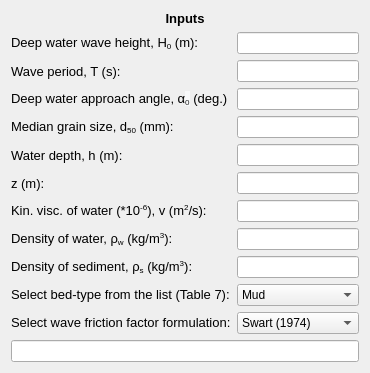
           <widget class="QWidget" name="formLayoutWidget_14">
            <property name="geometry">
             <rect>
              <x>20</x>
              <y>30</y>
              <width>351</width>
              <height>326</height>
             </rect>
            </property>
            <layout class="QFormLayout" name="formLayout_16">
             <item row="0" column="0" colspan="2">
              <widget class="QLabel" name="inputs_lbl_3">
               <property name="font">
                <font>
                 <family>MS Shell Dlg 2</family>
                 <pointsize>10</pointsize>
                 <weight>75</weight>
                 <bold>true</bold>
                </font>
               </property>
               <property name="text">
                <string>&lt;html&gt;&lt;head/&gt;&lt;body&gt;&lt;p align=&quot;center&quot;&gt;Inputs&lt;/p&gt;&lt;/body&gt;&lt;/html&gt;</string>
               </property>
              </widget>
             </item>
             <item row="1" column="0">
              <widget class="QLabel" name="H0_lbl">
               <property name="font">
                <font>
                 <family>MS Shell Dlg 2</family>
                 <pointsize>10</pointsize>
                </font>
               </property>
               <property name="text">
                <string>&lt;html&gt;&lt;head/&gt;&lt;body&gt;&lt;p&gt;Deep water wave height, H&lt;span style=&quot; vertical-align:sub;&quot;&gt;0&lt;/span&gt; (m):&lt;/p&gt;&lt;/body&gt;&lt;/html&gt;</string>
               </property>
              </widget>
             </item>
             <item row="1" column="1">
              <widget class="QLineEdit" name="H0_txt"/>
             </item>
             <item row="2" column="0">
              <widget class="QLabel" name="T_lbl">
               <property name="font">
                <font>
                 <family>MS Shell Dlg 2</family>
                 <pointsize>10</pointsize>
                </font>
               </property>
               <property name="text">
                <string>Wave period, T (s):</string>
               </property>
              </widget>
             </item>
             <item row="2" column="1">
              <widget class="QLineEdit" name="T_txt"/>
             </item>
             <item row="3" column="0">
              <widget class="QLabel" name="alpha0_lbl">
               <property name="font">
                <font>
                 <family>MS Shell Dlg 2</family>
                 <pointsize>10</pointsize>
                 <weight>50</weight>
                 <bold>false</bold>
                 <strikeout>false</strikeout>
                 <kerning>true</kerning>
                </font>
               </property>
               <property name="text">
                <string>&lt;html&gt;&lt;head/&gt;&lt;body&gt;&lt;p&gt;Deep water approach angle, α&lt;span style=&quot; font-family:'sans-serif'; color:#202122; background-color:#f8f9fa; vertical-align:sub;&quot;&gt;0&lt;/span&gt; (deg.)&lt;/p&gt;&lt;/body&gt;&lt;/html&gt;</string>
               </property>
              </widget>
             </item>
             <item row="3" column="1">
              <widget class="QLineEdit" name="alpha0_txt"/>
             </item>
             <item row="4" column="0">
              <widget class="QLabel" name="d50_Wave_lbl">
               <property name="font">
                <font>
                 <family>MS Shell Dlg 2</family>
                 <pointsize>10</pointsize>
                 <weight>50</weight>
                 <bold>false</bold>
                 <strikeout>false</strikeout>
                 <kerning>true</kerning>
                </font>
               </property>
               <property name="text">
                <string>&lt;html&gt;&lt;head/&gt;&lt;body&gt;&lt;p&gt;Median grain size, d&lt;span style=&quot; vertical-align:sub;&quot;&gt;50&lt;/span&gt; (mm):&lt;/p&gt;&lt;/body&gt;&lt;/html&gt;</string>
               </property>
              </widget>
             </item>
             <item row="4" column="1">
              <widget class="QLineEdit" name="d50_Wave_txt"/>
             </item>
             <item row="5" column="0">
              <widget class="QLabel" name="h_Wave_lbl">
               <property name="font">
                <font>
                 <family>MS Shell Dlg 2</family>
                 <pointsize>10</pointsize>
                 <weight>50</weight>
                 <bold>false</bold>
                 <strikeout>false</strikeout>
                 <kerning>true</kerning>
                </font>
               </property>
               <property name="text">
                <string>Water depth, h (m):</string>
               </property>
              </widget>
             </item>
             <item row="5" column="1">
              <widget class="QLineEdit" name="h_Wave_txt"/>
             </item>
             <item row="6" column="0">
              <widget class="QLabel" name="z_Wave_lbl">
               <property name="font">
                <font>
                 <family>MS Shell Dlg 2</family>
                 <pointsize>10</pointsize>
                </font>
               </property>
               <property name="toolTip">
                <string>Height from seabed where concentration value is needed</string>
               </property>
               <property name="text">
                <string>z (m):</string>
               </property>
              </widget>
             </item>
             <item row="6" column="1">
              <widget class="QLineEdit" name="z_Wave_txt"/>
             </item>
             <item row="7" column="0">
              <widget class="QLabel" name="nu_Wave_lbl">
               <property name="font">
                <font>
                 <family>MS Shell Dlg 2</family>
                 <pointsize>10</pointsize>
                </font>
               </property>
               <property name="text">
                <string>&lt;html&gt;&lt;head/&gt;&lt;body&gt;&lt;p&gt;Kin. visc. of water (*10&lt;span style=&quot; vertical-align:super;&quot;&gt;-6&lt;/span&gt;), v (m&lt;span style=&quot; vertical-align:super;&quot;&gt;2&lt;/span&gt;/s):&lt;/p&gt;&lt;/body&gt;&lt;/html&gt;</string>
               </property>
              </widget>
             </item>
             <item row="7" column="1">
              <widget class="QLineEdit" name="nu_Wave_txt"/>
             </item>
             <item row="8" column="0">
              <widget class="QLabel" name="ro_Wave_lbl">
               <property name="font">
                <font>
                 <family>MS Shell Dlg 2</family>
                 <pointsize>10</pointsize>
                </font>
               </property>
               <property name="text">
                <string>&lt;html&gt;&lt;head/&gt;&lt;body&gt;&lt;p&gt;Density of water, ρ&lt;span style=&quot; vertical-align:sub;&quot;&gt;w&lt;/span&gt; (kg/m&lt;span style=&quot; vertical-align:super;&quot;&gt;3&lt;/span&gt;):&lt;/p&gt;&lt;/body&gt;&lt;/html&gt;</string>
               </property>
              </widget>
             </item>
             <item row="8" column="1">
              <widget class="QLineEdit" name="ro_Wave_txt"/>
             </item>
             <item row="9" column="0">
              <widget class="QLabel" name="ro_s_Wave_lbl">
               <property name="font">
                <font>
                 <family>MS Shell Dlg 2</family>
                 <pointsize>10</pointsize>
                </font>
               </property>
               <property name="text">
                <string>&lt;html&gt;&lt;head/&gt;&lt;body&gt;&lt;p&gt;Density of sediment, ρ&lt;span style=&quot; vertical-align:sub;&quot;&gt;s&lt;/span&gt; (kg/m&lt;span style=&quot; vertical-align:super;&quot;&gt;3&lt;/span&gt;):&lt;/p&gt;&lt;/body&gt;&lt;/html&gt;</string>
               </property>
              </widget>
             </item>
             <item row="9" column="1">
              <widget class="QLineEdit" name="ro_s_Wave_txt"/>
             </item>
             <item row="10" column="0">
              <widget class="QLabel" name="bed_type_lbl">
               <property name="font">
                <font>
                 <family>MS Shell Dlg 2</family>
                 <pointsize>10</pointsize>
                </font>
               </property>
               <property name="text">
                <string>&lt;html&gt;&lt;head/&gt;&lt;body&gt;&lt;p&gt;Select bed-type from the list (Table 7):&lt;/p&gt;&lt;/body&gt;&lt;/html&gt;</string>
               </property>
              </widget>
             </item>
             <item row="10" column="1">
              <widget class="QComboBox" name="table7_cmb">
               <property name="sizePolicy">
                <sizepolicy hsizetype="Preferred" vsizetype="Fixed">
                 <horstretch>0</horstretch>
                 <verstretch>0</verstretch>
                </sizepolicy>
               </property>
               <property name="font">
                <font>
                 <family>MS Shell Dlg 2</family>
                 <weight>50</weight>
                 <bold>false</bold>
                </font>
               </property>
               <property name="currentText">
                <string>Mud</string>
               </property>
               <item>
                <property name="text">
                 <string>Mud</string>
                </property>
               </item>
               <item>
                <property name="text">
                 <string>Mud/sand</string>
                </property>
               </item>
               <item>
                <property name="text">
                 <string>Silt/sand</string>
                </property>
               </item>
               <item>
                <property name="text">
                 <string>Sand (unrippled)</string>
                </property>
               </item>
               <item>
                <property name="text">
                 <string>Sand (rippled)</string>
                </property>
               </item>
               <item>
                <property name="text">
                 <string>Sand/shell</string>
                </property>
               </item>
               <item>
                <property name="text">
                 <string>Sand/gravel</string>
                </property>
               </item>
               <item>
                <property name="text">
                 <string>Mud/sand/gravel</string>
                </property>
               </item>
               <item>
                <property name="text">
                 <string>Gravel</string>
                </property>
               </item>
               <item>
                <property name="text">
                 <string>Flat</string>
                </property>
               </item>
              </widget>
             </item>
             <item row="11" column="0">
              <widget class="QLabel" name="fwr_formulation_lbl">
               <property name="font">
                <font>
                 <family>MS Shell Dlg 2</family>
                 <pointsize>10</pointsize>
                </font>
               </property>
               <property name="text">
                <string>&lt;html&gt;&lt;head/&gt;&lt;body&gt;&lt;p&gt;Select wave friction factor formulation:&lt;/p&gt;&lt;/body&gt;&lt;/html&gt;</string>
               </property>
              </widget>
             </item>
             <item row="11" column="1">
              <widget class="QComboBox" name="fw_cmb">
               <property name="sizePolicy">
                <sizepolicy hsizetype="Preferred" vsizetype="Fixed">
                 <horstretch>0</horstretch>
                 <verstretch>0</verstretch>
                </sizepolicy>
               </property>
               <property name="font">
                <font>
                 <family>MS Shell Dlg 2</family>
                 <weight>50</weight>
                 <bold>false</bold>
                </font>
               </property>
               <property name="currentText">
                <string>Swart (1974)</string>
               </property>
               <item>
                <property name="text">
                 <string>Swart (1974)</string>
                </property>
               </item>
               <item>
                <property name="text">
                 <string>Myrhaug (1989)</string>
                </property>
               </item>
               <item>
                <property name="text">
                 <string>Nielsen (1992)</string>
                </property>
               </item>
               <item>
                <property name="text">
                 <string>Soulsby</string>
                </property>
               </item>
              </widget>
             </item>
             <item row="12" column="0" colspan="2">
              <widget class="QLineEdit" name="condition_Wave_txt">
               <property name="font">
                <font>
                 <family>MS Shell Dlg 2</family>
                 <weight>75</weight>
                 <bold>true</bold>
                </font>
               </property>
               <property name="readOnly">
                <bool>true</bool>
               </property>
              </widget>
             </item>
            </layout>
           </widget>
